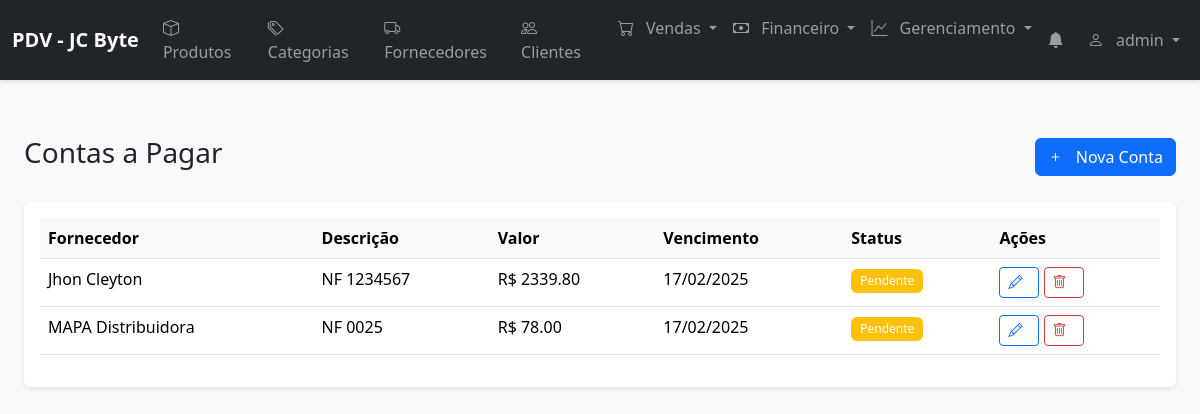
/contas-a-pagar (signed in), run on the app's committed database.
### models.py (models this page shows, shortened)
class User(UserMixin, db.Model):
    __tablename__ = 'users'
    id = db.Column(db.Integer, primary_key=True)
    name = db.Column(db.String(100), nullable=False)
    username = db.Column(db.String(80), unique=True, nullable=False)
    email = db.Column(db.String(120))
    password = db.Column(db.String(200), nullable=False)
    role = db.Column(db.String(20), nullable=False)  # admin, manager, seller
    status = db.Column(db.String(20), nullable=False)  # active, inactive
    created_at = db.Column(db.DateTime, default=datetime.utcnow)
    sales_supervised = db.relationship('Sale', back_populates='supervisor', lazy=True)

class Payable(db.Model):
    __tablename__ = 'payables'
    id = db.Column(db.Integer, primary_key=True)
    supplier_id = db.Column(db.Integer, db.ForeignKey('suppliers.id'), nullable=False)
    invoice_id = db.Column(db.Integer, db.ForeignKey('invoices.id'), nullable=True)
    amount = db.Column(db.Numeric(10, 2), nullable=False, default=0)
    paid_amount = db.Column(db.Numeric(10, 2), default=0)
    remaining_amount = db.Column(db.Numeric(10, 2))
    due_date = db.Column(db.Date, nullable=False)
    status = db.Column(db.String(20))
    description = db.Column(db.String(200))
    created_at = db.Column(db.DateTime, default=datetime.utcnow)
    supplier = db.relationship('Supplier', back_populates='payables')
    invoice = db.relationship('Invoice', back_populates='payable')
    payments = db.relationship('PayablePayment', back_populates='payable', lazy=True)
    def update_status(self):
        today = date.today()
        if self.remaining_amount is None:
            self.remaining_amount = self.amount - (self.paid_amount or Decimal('0'))
        if self.remaining_amount <= 0:
            self.status = 'paid'
        elif (self.paid_amount or Decimal('0')) > 0:
            self.status = 'partial'
        elif self.due_date and self.due_date < today:
            self.status = 'overdue'
        else:
            self.status = 'pending'

class Supplier(db.Model):
    __tablename__ = 'suppliers'
    id = db.Column(db.Integer, primary_key=True)
    name = db.Column(db.String(100), nullable=False)
    cnpj = db.Column(db.String(14), unique=True)
    email = db.Column(db.String(120))
    phone = db.Column(db.String(20))
    address = db.Column(db.String(200))
    city = db.Column(db.String(100))
    state = db.Column(db.String(2))
    zip_code = db.Column(db.String(8))
    contact_name = db.Column(db.String(100))
    payment_terms = db.Column(db.String(200))
    created_at = db.Column(db.DateTime, default=datetime.utcnow)
    products = db.relationship('Product', back_populates='supplier', lazy=True)
    payables = db.relationship('Payable', back_populates='supplier', lazy=True)
    invoices = db.relationship('Invoice', back_populates='supplier', lazy=True)

### routes/contas_a_pagar.py (the view)
@contas_a_pagar_bp.route('/contas-a-pagar')
@login_required
def list_payables():
    try:
        payables = Payable.query.order_by(Payable.due_date.asc()).all()
        for payable in payables:
            payable.update_status()
        db.session.commit()
        return render_template('contas_a_pagar/list.html', payables=payables)
    except Exception as e:
        return jsonify({
            'success': False,
            'error': str(e)
        }), 500

### app.py (called while the page is built)
@login_manager.user_loader
def load_user(user_id):
    return db.session.get(User, int(user_id))

@app.before_request
def before_request():
    if not request.path.startswith('/static/'):  # Ignora arquivos estáticos
        check_notifications()

### notifications_manager.py (called while the page is built, shortened)
def create_notification(type, message, reference_id=None):
    existing = Notification.query.filter_by(
        type=type,
        reference_id=reference_id,
        read=False
    ).first()

### templates/contas_a_pagar/list.html (shortened to what this page needs)
{% extends "base.html" %}
{% block content %}
<div class="container-fluid py-4">
    <div class="d-flex justify-content-between align-items-center mb-4">
        <h1 class="h3">Contas a Pagar</h1>
        <button type="button" class="btn btn-primary" data-bs-toggle="modal" data-bs-target="#modalPayable">
            <i class="bi bi-plus"></i> Nova Conta
        </button>
    </div>
    <div class="card">
        <div class="card-body">
            <div class="table-responsive">
                <table class="table table-hover">
                    <thead>
                        <tr>
                            <th>Fornecedor</th>
                            <th>Descrição</th>
                            <th>Valor</th>
                            <th>Vencimento</th>
                            <th>Status</th>
                            <th>Ações</th>
                        </tr>
                    </thead>
                    <tbody>
                        {% for payable in payables %}
                        <tr>
                            <td>{{ payable.supplier.name }}</td>
                            <td>{{ payable.description }}</td>
                            <td>R$ {{ "%.2f"|format(payable.amount) }}</td>
                            <td>{{ payable.due_date.strftime('%d/%m/%Y') }}</td>
                            <td>
                                {% if payable.status == 'pending' %}
                                <span class="badge bg-warning">Pendente</span>
                                {% elif payable.status == 'paid' %}
                                <span class="badge bg-success">Pago</span>
                                {% elif payable.status == 'overdue' %}
                                <span class="badge bg-danger">Vencido</span>
                                {% elif payable.status == 'partial' %}
                                <span class="badge bg-info">Parcial</span>
                                {% endif %}
                            </td>
                            <td>
                                <button type="button" class="btn btn-sm btn-outline-primary" onclick="editPayable({{ payable.id }})">
                                    <i class="bi bi-pencil"></i>
                                </button>
                                <button type="button" class="btn btn-sm btn-outline-danger" onclick="deletePayable({{ payable.id }})">
                                    <i class="bi bi-trash"></i>
                                </button>
                            </td>
                        </tr>
                        {% endfor %}
                    </tbody>
                </table>
            </div>
        </div>
    </div>
</div>
{% endblock %}

### templates/base.html (shortened to what this page needs)
<!DOCTYPE html>
<html lang="pt-BR">
<head>
    <link href="https://cdn.jsdelivr.net/npm/bootstrap@5.3.2/dist/css/bootstrap.min.css" rel="stylesheet">
    <link href="https://cdn.jsdelivr.net/npm/bootstrap-icons@1.11.3/font/bootstrap-icons.min.css" rel="stylesheet">
    <link href="{{ url_for('static', filename='css/style.css') }}" rel="stylesheet">
    <link rel="stylesheet" href="{{ url_for('static', filename='css/notifications.css') }}">
    <link rel="stylesheet" href="https://cdnjs.cloudflare.com/ajax/libs/font-awesome/6.2.1/css/all.min.css">
</head>
<body>
    <nav class="navbar navbar-expand-lg navbar-dark bg-dark">
        <div class="container-fluid">
            <a class="navbar-brand" href="{{ url_for('index') }}">PDV - JC Byte</a>
            <div class="collapse navbar-collapse" id="navbarNav">
                <ul class="navbar-nav me-auto">
                    <li class="nav-item">
                        <a class="nav-link" href="{{ url_for('products') }}">
                            <i class="bi bi-box"></i> Produtos
                        </a>
                    </li>
                    <li class="nav-item">
                        <a class="nav-link" href="{{ url_for('categories') }}">
                            <i class="bi bi-tags"></i> Categorias
                        </a>
                    </li>
                    <li class="nav-item">
                        <a class="nav-link" href="{{ url_for('suppliers') }}">
                            <i class="bi bi-truck"></i> Fornecedores
                        </a>
                    </li>
                    <li class="nav-item">
                        <a class="nav-link" href="{{ url_for('customers') }}">
                            <i class="bi bi-people"></i> Clientes
                        </a>
                    </li>
                    <li class="nav-item dropdown">
                        <a class="nav-link dropdown-toggle" href="#" id="salesDropdown" role="button" data-bs-toggle="dropdown">
                            <i class="bi bi-cart"></i>
                            <span>Vendas</span>
                        </a>
                    </li>
                    <li class="nav-item dropdown">
                        <a class="nav-link dropdown-toggle" href="#" id="financeDropdown" role="button" data-bs-toggle="dropdown">
                            <i class="bi bi-cash"></i>
                            <span>Financeiro</span>
                        </a>
                    </li>
                    <li class="nav-item dropdown">
                        <a class="nav-link dropdown-toggle" href="#" id="managementDropdown" role="button" data-bs-toggle="dropdown">
                            <i class="bi bi-graph-up"></i>
                            <span>Gerenciamento</span>
                        </a>
                    </li>
                </ul>
                <ul class="navbar-nav">
                    <li class="nav-item dropdown">
                        <a class="nav-link position-relative" href="#" role="button" data-bs-toggle="dropdown" aria-expanded="false">
                            <i class="bi bi-bell-fill"></i>
                        </a>
                    </li>
                    <li class="nav-item dropdown">
                        <a class="nav-link dropdown-toggle" href="#" data-bs-toggle="dropdown">
                            <i class="bi bi-person"></i> {{ current_user.username }}
                        </a>
                    </li>
                </ul>
            </div>
        </div>
    </nav>
    <main class="container-fluid">
        {% block content %}{% endblock %}
    </main>
</body>
</html>

### static/css/style.css (style rules this page uses)
body { background-color: #f8f9fa; }
.navbar { margin-bottom: 2rem; box-shadow: 0 2px 4px rgba(0,0,0,.1); }
.navbar-brand { font-weight: bold; }
.card { box-shadow: 0 2px 4px rgba(0,0,0,.1); border: none; margin-bottom: 1rem; }
.table th { border-top: none; background-color: #f8f9fa; }
.btn { font-weight: 500; }
.btn-primary { background-color: #0d6efd; border-color: #0d6efd; }
.badge { font-weight: 500; padding: 0.5em 0.75em; }
.bi { margin-right: 0.5rem; }

### data on the page
User: username "admin"
Payable: supplier.name "Jhon Cleyton", description "NF 1234567", amount "2339.80", due_date "17/02/2025", status "Pendente"
Payable: supplier.name "MAPA Distribuidora", description "NF 0025", amount "78.00", due_date "17/02/2025", status "Pendente"
